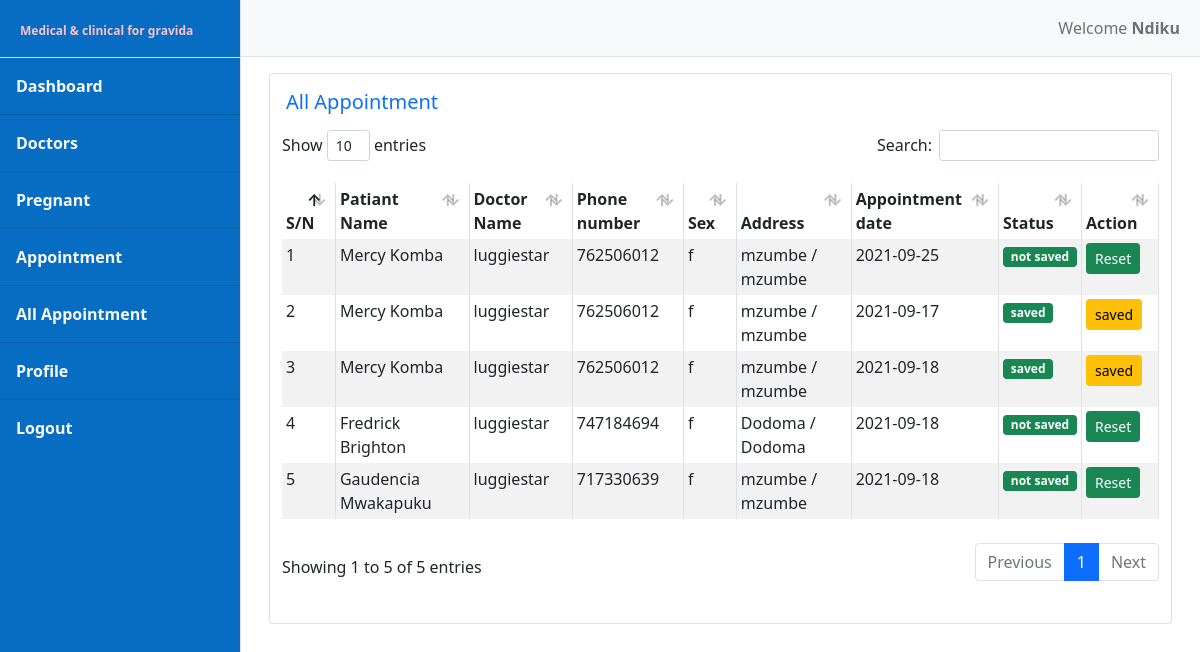
Screenshot of /user/all_appointment.php (signed in) with the database file from the repository.
### tables this page shows
CREATE TABLE `tbl_appointment` (
  `opp_id` int(11) NOT NULL,
  `patient` int(11) NOT NULL,
  `doctor` int(11) DEFAULT NULL,
  `status` varchar(12) NOT NULL DEFAULT 'not saved',
  `reporting_date` date NOT NULL,
  `date_requested` datetime NOT NULL DEFAULT CURRENT_TIMESTAMP ON UPDATE CURRENT_TIMESTAMP
);

CREATE TABLE `tbl_patient` (
  `patient_id` int(11) NOT NULL,
  `fname` varchar(30) NOT NULL,
  `mname` varchar(30) DEFAULT NULL,
  `lname` varchar(30) NOT NULL,
  `sex` char(1) NOT NULL,
  `phone` bigint(20) NOT NULL,
  `address1` varchar(30) NOT NULL,
  `address2` varchar(30) DEFAULT NULL,
  `password` varchar(60) NOT NULL
);

CREATE TABLE `tbl_user` (
  `user_id` int(11) NOT NULL,
  `fname` varchar(30) NOT NULL,
  `mname` varchar(30) DEFAULT NULL,
  `lname` varchar(30) NOT NULL,
  `sex` char(1) NOT NULL,
  `phone` bigint(20) NOT NULL,
  `email` varchar(30) NOT NULL,
  `active` int(11) NOT NULL,
  `type` varchar(10) NOT NULL,
  `username` varchar(30) NOT NULL,
  `password` varchar(60) NOT NULL
);

### user/all_appointment.php (the view, shortened to what this page needs)
<?php require_once('sidebar.php') ?>
<?php
    $query_patient = mysqli_query($dbconnect,"SELECT tbl_patient.*, tbl_appointment.*, tbl_user.user_id, tbl_user.username
    FROM tbl_appointment, tbl_patient, tbl_user
    WHERE tbl_appointment.doctor = tbl_user.user_id
    AND tbl_appointment.patient = tbl_patient.patient_id") ?>
    <div class="container-fluid">
        <div class="row">
            <div class="col-12">
                <div class="card">
                    <div class="card-body">
                        <h5 class="text-primary">All Appointment</h5>
                        <div>
                            <div class="table">
                                <table width="100%" class="table table-striped table-sm table-bordered" id="dataTable">
                                    <thead>
                                        <tr>
                                            <th>S/N</th>
                                            <th>Patiant Name</th>
                                            <th>Doctor Name</th>
                                            <th>Phone number</th>
                                            <th>Sex</th>
                                            <th>Address</th>
                                            <th>Appointment date</th>
                                            <th>Status</th>
                                            <th>Action</th>
                                        </tr>
                                    </thead>
                                    <tbody>
                                        <?php  $number = 1; while($patient_row=mysqli_fetch_array($query_patient)) {?>
                                            <tr>
                                                <td><?php echo $number++ ?></td>
                                                <td><?php echo "$patient_row[fname] $patient_row[lname]" ?></td>
                                                <td><?php echo $patient_row['username'] ?></td>
                                                <td><?php echo $patient_row['phone'] ?></td>
                                                <td><?php echo $patient_row['sex'] ?></td>
                                                <td><?php echo "$patient_row[address1] / $patient_row[address2]" ?></td>
                                                <td><?php echo "$patient_row[reporting_date]" ?></td>
                                                <td><span class="badge bg-success">
                                                    <?php echo $patient_row['status'] ?><span></td>
                                                <td>
                                                    <?php if($patient_row['status'] == 'not saved'):?>
                                                        <a class="btn btn-sm btn-success"
                                                            href="reset_clinic.php?reset_clinic=<?php echo $patient_row['opp_id'] ?>">
                                                            Reset</a>
                                                    <?php endif ?>
                                                    <?php if($patient_row['status'] == 'saved'):?>
                                                        <a class="btn btn-sm btn-warning"
                                                            href="#">saved</a>
                                                    <?php endif ?>
                                                </td>
                                            </tr>
                                        <?php } ?>
                                    </tbody>
                                </table>
                            </div>
                        </div>
                    </div>
                </div>
            </div>
        </div>
    </div>
<?php require_once('finish.php') ?>

### user/sidebar.php (shortened to what this page needs)
<?php
    if(isset($_SESSION['userdata'])) {$type = $_SESSION['userdata']['type'];}
?>
<!DOCTYPE html>
<html lang="en">
    <head>
        <link rel="stylesheet" href="../css/style.css">
        <link href="css/styles.css" rel="stylesheet" />
        <link href="../font-awesome/css/font-awesome.css" rel="stylesheet">
        <link rel="stylesheet" href="../asset/datatables.min.css">
        <link rel="stylesheet" href="../asset/responsive/css/responsive.bootstrap4.min.css">
        <link rel="stylesheet" href="../asset/responsive/css/responsive.dataTables.min.css">
    </head>
    <body>
        <div class="d-flex" id="wrapper">
            <div class="border-end appoint-background" id="sidebar-wrapper">
                <div class="sidebar-heading border-bottom appoint-background text-white">
                    <b style="font-size: 12px; color: pink;">Medical & clinical for gravida</b>
                </div>
                <div class="list-group list-group-flush">
                <?php if(isset($_SESSION['userdata'])): ?>
                    <?php if($type == 'admin' || $type == 'doctor'): ?>
                        <a class="list-group-item list-group-item-action appoint-background
                            text-light p-3" href="index.php"><b>Dashboard</b></a>
                        <?php if($type == 'admin'): ?>
                        <a class="list-group-item list-group-item-action appoint-background
                            text-light p-3" href="doctor.php"><b>Doctors</b></a>
                        <?php endif ?>
                        <a class="list-group-item list-group-item-action appoint-background
                            text-light p-3" href="patient.php"><b>Pregnant</b></a>
                        <a class="list-group-item list-group-item-action appoint-background
                            text-light p-3" href="appointment.php"><b>Appointment</b></a>
                        <?php if($type == 'admin'): ?>
                        <a class="list-group-item list-group-item-action appoint-background
                            text-light p-3" href="all_appointment.php"><b>All Appointment</b></a>
                        <?php endif ?>
                    <?php endif ?>
                <?php endif ?>
                    <a class="list-group-item list-group-item-action appoint-background
                        text-light p-3 nav-hover" href="profile.php"><b>Profile</b></a>
                    <a class="list-group-item list-group-item-action appoint-background
                        text-light p-3" href="../logout.php"><b>Logout</b></a>
                </div>
            </div>
            <div id="page-content-wrapper">
                <nav class="navbar navbar-expand-lg navbar-light bg-light border-bottom">
                    <div class="container-fluid">
                        <div class="collapse navbar-collapse" id="navbarSupportedContent">
                            <ul class="navbar-nav ms-auto mt-2 mt-lg-0">
                                <li class="nav-item active">
                                    <a class="nav-link" href="#!">
                                        Welcome <b>
                                            <?php if(isset($_SESSION['userdata'])): ?>
                                            <?php echo $_SESSION['userdata']['username'] ?>
                                            <?php endif ?>
                                        </b></a></li>
                            </ul>
                        </div>
                    </div>
                </nav>
                <div class="container-fluid p-3">

### user/finish.php (shortened to what this page needs)
                </div>
            </div>
        </div>
    </body>
</html>

### css/style.css (style rules this page uses)
.appoint-background { background-color: rgb(6, 109, 194); }

### user/sidebar.php (style rules this page uses)
.appoint-background { background-color: rgb(6, 109, 194); }

### rows the page displays
tbl_appointment: patient.fname "Mercy", patient.lname "Komba", doctor.username "luggiestar", patient.phone "762506012", patient.sex "f", patient.address1 "mzumbe", patient.address2 "mzumbe", reporting_date "2021-09-25", status "not saved"
tbl_appointment: patient.fname "Mercy", patient.lname "Komba", doctor.username "luggiestar", patient.phone "762506012", patient.sex "f", patient.address1 "mzumbe", patient.address2 "mzumbe", reporting_date "2021-09-17", status "saved"
tbl_appointment: patient.fname "Mercy", patient.lname "Komba", doctor.username "luggiestar", patient.phone "762506012", patient.sex "f", patient.address1 "mzumbe", patient.address2 "mzumbe", reporting_date "2021-09-18", status "saved"
tbl_appointment: patient.fname "Fredrick", patient.lname "Brighton", doctor.username "luggiestar", patient.phone "747184694", patient.sex "f", patient.address1 "Dodoma", patient.address2 "Dodoma", reporting_date "2021-09-18", status "not saved"
tbl_appointment: patient.fname "Gaudencia", patient.lname "Mwakapuku", doctor.username "luggiestar", patient.phone "717330639", patient.sex "f", patient.address1 "mzumbe", patient.address2 "mzumbe", reporting_date "2021-09-18", status "not saved"

### other values shown
$_SESSION['userdata']['username'] "Ndiku"
